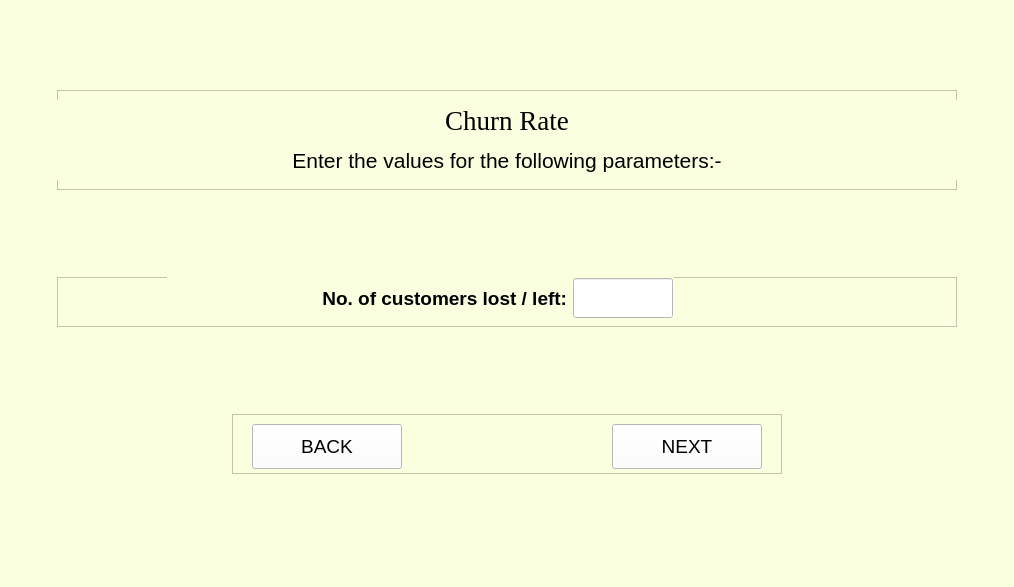
<?xml version="1.0" encoding="UTF-8"?>
<ui version="4.0">
 <class>MainWindow</class>
 <widget class="QMainWindow" name="MainWindow">
  <property name="geometry">
   <rect>
    <x>0</x>
    <y>0</y>
    <width>1014</width>
    <height>587</height>
   </rect>
  </property>
  <property name="sizePolicy">
   <sizepolicy hsizetype="Expanding" vsizetype="Expanding">
    <horstretch>0</horstretch>
    <verstretch>0</verstretch>
   </sizepolicy>
  </property>
  <property name="mouseTracking">
   <bool>false</bool>
  </property>
  <property name="windowTitle">
   <string>MainWindow</string>
  </property>
  <property name="styleSheet">
   <string notr="true">background-color: rgb(250, 255, 224);</string>
  </property>
  <widget class="QWidget" name="centralwidget">
   <layout class="QVBoxLayout" name="verticalLayout">
    <item alignment="Qt::AlignHCenter">
     <widget class="QFrame" name="frame_12">
      <property name="minimumSize">
       <size>
        <width>900</width>
        <height>100</height>
       </size>
      </property>
      <property name="maximumSize">
       <size>
        <width>900</width>
        <height>100</height>
       </size>
      </property>
      <property name="frameShape">
       <enum>QFrame::StyledPanel</enum>
      </property>
      <property name="frameShadow">
       <enum>QFrame::Raised</enum>
      </property>
      <widget class="QLabel" name="heading">
       <property name="geometry">
        <rect>
         <x>0</x>
         <y>10</y>
         <width>900</width>
         <height>40</height>
        </rect>
       </property>
       <property name="sizePolicy">
        <sizepolicy hsizetype="Preferred" vsizetype="Preferred">
         <horstretch>0</horstretch>
         <verstretch>0</verstretch>
        </sizepolicy>
       </property>
       <property name="minimumSize">
        <size>
         <width>900</width>
         <height>40</height>
        </size>
       </property>
       <property name="maximumSize">
        <size>
         <width>16777215</width>
         <height>16777215</height>
        </size>
       </property>
       <property name="font">
        <font>
         <family>Times New Roman</family>
         <pointsize>20</pointsize>
         <weight>50</weight>
         <italic>false</italic>
         <bold>false</bold>
        </font>
       </property>
       <property name="styleSheet">
        <string notr="true"/>
       </property>
       <property name="text">
        <string>Churn Rate</string>
       </property>
       <property name="alignment">
        <set>Qt::AlignCenter</set>
       </property>
       <property name="wordWrap">
        <bool>false</bool>
       </property>
      </widget>
      <widget class="QLabel" name="label0">
       <property name="geometry">
        <rect>
         <x>0</x>
         <y>50</y>
         <width>900</width>
         <height>40</height>
        </rect>
       </property>
       <property name="sizePolicy">
        <sizepolicy hsizetype="Preferred" vsizetype="Preferred">
         <horstretch>0</horstretch>
         <verstretch>0</verstretch>
        </sizepolicy>
       </property>
       <property name="minimumSize">
        <size>
         <width>900</width>
         <height>40</height>
        </size>
       </property>
       <property name="maximumSize">
        <size>
         <width>16777215</width>
         <height>16777215</height>
        </size>
       </property>
       <property name="font">
        <font>
         <family>Arial</family>
         <pointsize>16</pointsize>
         <weight>50</weight>
         <italic>false</italic>
         <bold>false</bold>
        </font>
       </property>
       <property name="styleSheet">
        <string notr="true"/>
       </property>
       <property name="text">
        <string>Enter the values for the following parameters:-</string>
       </property>
       <property name="alignment">
        <set>Qt::AlignCenter</set>
       </property>
       <property name="wordWrap">
        <bool>false</bool>
       </property>
      </widget>
     </widget>
    </item>
    <item alignment="Qt::AlignHCenter">
     <widget class="QFrame" name="frame_5">
      <property name="minimumSize">
       <size>
        <width>900</width>
        <height>50</height>
       </size>
      </property>
      <property name="maximumSize">
       <size>
        <width>900</width>
        <height>50</height>
       </size>
      </property>
      <property name="frameShape">
       <enum>QFrame::StyledPanel</enum>
      </property>
      <property name="frameShadow">
       <enum>QFrame::Raised</enum>
      </property>
      <widget class="QWidget" name="layoutWidget_2">
       <property name="geometry">
        <rect>
         <x>110</x>
         <y>0</y>
         <width>507</width>
         <height>42</height>
        </rect>
       </property>
       <layout class="QGridLayout" name="gridLayout_5">
        <item row="0" column="0">
         <widget class="QLabel" name="label_customers_lost">
          <property name="sizePolicy">
           <sizepolicy hsizetype="Preferred" vsizetype="Preferred">
            <horstretch>0</horstretch>
            <verstretch>0</verstretch>
           </sizepolicy>
          </property>
          <property name="minimumSize">
           <size>
            <width>400</width>
            <height>40</height>
           </size>
          </property>
          <property name="maximumSize">
           <size>
            <width>400</width>
            <height>40</height>
           </size>
          </property>
          <property name="font">
           <font>
            <family>Arial</family>
            <pointsize>14</pointsize>
            <weight>75</weight>
            <italic>false</italic>
            <bold>true</bold>
           </font>
          </property>
          <property name="styleSheet">
           <string notr="true"/>
          </property>
          <property name="text">
           <string>No. of customers lost / left:</string>
          </property>
          <property name="alignment">
           <set>Qt::AlignRight|Qt::AlignTrailing|Qt::AlignVCenter</set>
          </property>
          <property name="wordWrap">
           <bool>false</bool>
          </property>
         </widget>
        </item>
        <item row="0" column="1">
         <widget class="QLineEdit" name="customers_lost">
          <property name="sizePolicy">
           <sizepolicy hsizetype="Preferred" vsizetype="Preferred">
            <horstretch>0</horstretch>
            <verstretch>0</verstretch>
           </sizepolicy>
          </property>
          <property name="minimumSize">
           <size>
            <width>100</width>
            <height>40</height>
           </size>
          </property>
          <property name="maximumSize">
           <size>
            <width>100</width>
            <height>40</height>
           </size>
          </property>
          <property name="font">
           <font>
            <family>Arial</family>
            <pointsize>12</pointsize>
            <weight>50</weight>
            <italic>false</italic>
            <bold>false</bold>
           </font>
          </property>
          <property name="styleSheet">
           <string notr="true">background-color: rgb(255, 255, 255);</string>
          </property>
          <property name="text">
           <string/>
          </property>
          <property name="alignment">
           <set>Qt::AlignLeading|Qt::AlignLeft|Qt::AlignVCenter</set>
          </property>
         </widget>
        </item>
       </layout>
      </widget>
     </widget>
    </item>
    <item alignment="Qt::AlignHCenter">
     <widget class="QFrame" name="frame_9">
      <property name="minimumSize">
       <size>
        <width>550</width>
        <height>60</height>
       </size>
      </property>
      <property name="maximumSize">
       <size>
        <width>550</width>
        <height>60</height>
       </size>
      </property>
      <property name="frameShape">
       <enum>QFrame::StyledPanel</enum>
      </property>
      <property name="frameShadow">
       <enum>QFrame::Raised</enum>
      </property>
      <widget class="QPushButton" name="nextButton">
       <property name="enabled">
        <bool>true</bool>
       </property>
       <property name="geometry">
        <rect>
         <x>380</x>
         <y>10</y>
         <width>150</width>
         <height>45</height>
        </rect>
       </property>
       <property name="sizePolicy">
        <sizepolicy hsizetype="Preferred" vsizetype="Preferred">
         <horstretch>0</horstretch>
         <verstretch>0</verstretch>
        </sizepolicy>
       </property>
       <property name="minimumSize">
        <size>
         <width>150</width>
         <height>45</height>
        </size>
       </property>
       <property name="maximumSize">
        <size>
         <width>150</width>
         <height>45</height>
        </size>
       </property>
       <property name="palette">
        <palette>
         <active>
          <colorrole role="Button">
           <brush brushstyle="SolidPattern">
            <color alpha="255">
             <red>255</red>
             <green>255</green>
             <blue>255</blue>
            </color>
           </brush>
          </colorrole>
          <colorrole role="Base">
           <brush brushstyle="SolidPattern">
            <color alpha="255">
             <red>255</red>
             <green>255</green>
             <blue>255</blue>
            </color>
           </brush>
          </colorrole>
          <colorrole role="Window">
           <brush brushstyle="SolidPattern">
            <color alpha="255">
             <red>255</red>
             <green>255</green>
             <blue>255</blue>
            </color>
           </brush>
          </colorrole>
          <colorrole role="Link">
           <brush brushstyle="SolidPattern">
            <color alpha="255">
             <red>6</red>
             <green>22</green>
             <blue>255</blue>
            </color>
           </brush>
          </colorrole>
         </active>
         <inactive>
          <colorrole role="Button">
           <brush brushstyle="SolidPattern">
            <color alpha="255">
             <red>255</red>
             <green>255</green>
             <blue>255</blue>
            </color>
           </brush>
          </colorrole>
          <colorrole role="Base">
           <brush brushstyle="SolidPattern">
            <color alpha="255">
             <red>255</red>
             <green>255</green>
             <blue>255</blue>
            </color>
           </brush>
          </colorrole>
          <colorrole role="Window">
           <brush brushstyle="SolidPattern">
            <color alpha="255">
             <red>255</red>
             <green>255</green>
             <blue>255</blue>
            </color>
           </brush>
          </colorrole>
          <colorrole role="Link">
           <brush brushstyle="SolidPattern">
            <color alpha="255">
             <red>6</red>
             <green>22</green>
             <blue>255</blue>
            </color>
           </brush>
          </colorrole>
         </inactive>
         <disabled>
          <colorrole role="Button">
           <brush brushstyle="SolidPattern">
            <color alpha="255">
             <red>255</red>
             <green>255</green>
             <blue>255</blue>
            </color>
           </brush>
          </colorrole>
          <colorrole role="Base">
           <brush brushstyle="SolidPattern">
            <color alpha="255">
             <red>255</red>
             <green>255</green>
             <blue>255</blue>
            </color>
           </brush>
          </colorrole>
          <colorrole role="Window">
           <brush brushstyle="SolidPattern">
            <color alpha="255">
             <red>255</red>
             <green>255</green>
             <blue>255</blue>
            </color>
           </brush>
          </colorrole>
          <colorrole role="Link">
           <brush brushstyle="SolidPattern">
            <color alpha="255">
             <red>6</red>
             <green>22</green>
             <blue>255</blue>
            </color>
           </brush>
          </colorrole>
         </disabled>
        </palette>
       </property>
       <property name="font">
        <font>
         <family>Arial</family>
         <pointsize>14</pointsize>
        </font>
       </property>
       <property name="mouseTracking">
        <bool>false</bool>
       </property>
       <property name="acceptDrops">
        <bool>true</bool>
       </property>
       <property name="autoFillBackground">
        <bool>false</bool>
       </property>
       <property name="styleSheet">
        <string notr="true">background-color:rgb(255, 255, 255)</string>
       </property>
       <property name="text">
        <string>NEXT</string>
       </property>
       <property name="checkable">
        <bool>false</bool>
       </property>
       <property name="autoExclusive">
        <bool>false</bool>
       </property>
       <property name="autoDefault">
        <bool>true</bool>
       </property>
       <property name="default">
        <bool>false</bool>
       </property>
       <property name="flat">
        <bool>false</bool>
       </property>
      </widget>
      <widget class="QPushButton" name="backButton">
       <property name="geometry">
        <rect>
         <x>20</x>
         <y>10</y>
         <width>150</width>
         <height>45</height>
        </rect>
       </property>
       <property name="sizePolicy">
        <sizepolicy hsizetype="Preferred" vsizetype="Preferred">
         <horstretch>0</horstretch>
         <verstretch>0</verstretch>
        </sizepolicy>
       </property>
       <property name="minimumSize">
        <size>
         <width>150</width>
         <height>45</height>
        </size>
       </property>
       <property name="maximumSize">
        <size>
         <width>150</width>
         <height>45</height>
        </size>
       </property>
       <property name="font">
        <font>
         <family>Arial</family>
         <pointsize>14</pointsize>
        </font>
       </property>
       <property name="styleSheet">
        <string notr="true">background-color:rgb(255, 255, 255)</string>
       </property>
       <property name="text">
        <string>BACK</string>
       </property>
      </widget>
     </widget>
    </item>
   </layout>
  </widget>
  <widget class="QMenuBar" name="menubar">
   <property name="geometry">
    <rect>
     <x>0</x>
     <y>0</y>
     <width>1014</width>
     <height>21</height>
    </rect>
   </property>
  </widget>
  <widget class="QStatusBar" name="statusbar"/>
 </widget>
 <resources/>
 <connections/>
</ui>
